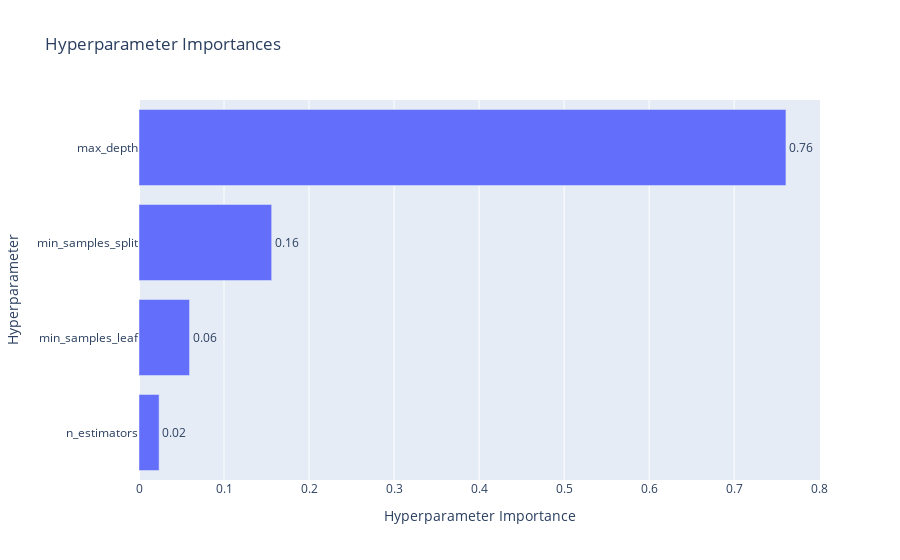

This figure's notebook cell:
### Code cell
# Plot parameter importance
vis.plot_param_importances(study)

### Figure 1 — Plotly figure (JSON) as saved in the notebook; plotly's stock layout.template omitted (floating-point values rounded to 4 significant figures)
{"data": [{"cliponaxis": false, "hovertemplate": ["n_estimators (IntDistribution): 0.02363841586583169<extra></extra>", "min_samples_leaf (IntDistribution): 0.05944832715759732<extra></extra>", "min_samples_split (IntDistribution): 0.15601920786756773<extra></extra>", "max_depth (IntDistribution): 0.7608940491090033<extra></extra>"], "name": "Objective Value", "orientation": "h", "text": ["0.02", "0.06", "0.16", "0.76"], "textposition": "outside", "type": "bar", "x": [0.02364, 0.05945, 0.156, 0.7609], "y": ["n_estimators", "min_samples_leaf", "min_samples_split", "max_depth"]}], "layout": {"title": {"text": "Hyperparameter Importances"}, "xaxis": {"title": {"text": "Hyperparameter Importance"}}, "yaxis": {"title": {"text": "Hyperparameter"}}}}
